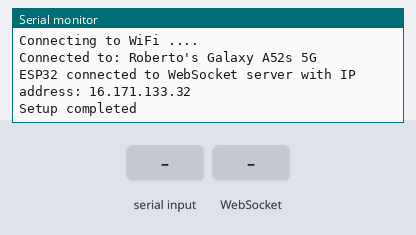
Simulated run of this sketch. Board: ESP32. Parts: the last lines printed to the serial monitor. The inputs (shaded band) are chosen by the test bench. WiFi joins after 1.5 s; servers stay silent unless stated; a WiFi scan finds three made-up networks.

Above: at 5.3 s.
5.4 s: "volUp" received over the second serial link
At 7.2 s:
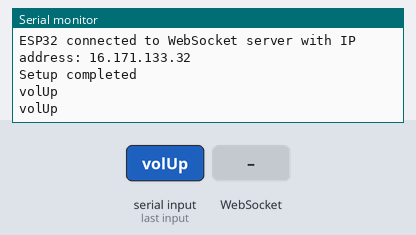
7.9 s: WebSocket text "volUp" received
At 8.3 s:
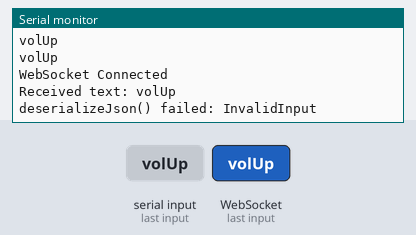
9.4 s: "volDown" received over the second serial link
At 11.4 s:
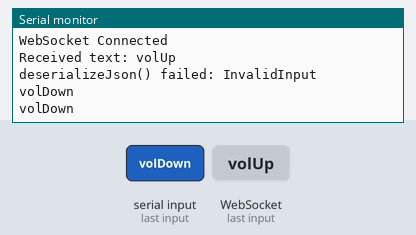
11.9 s: WebSocket text "volDown" received
At 12.5 s:
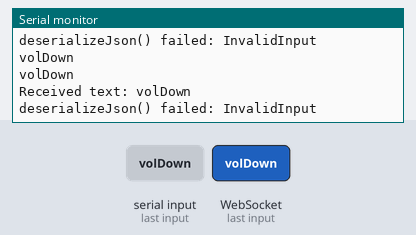
13.4 s: "timePlus" received over the second serial link
At 15.6 s:
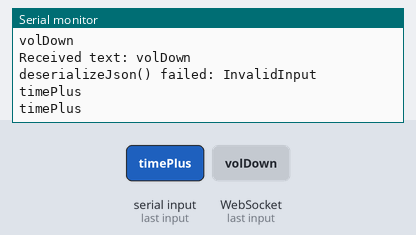
15.9 s: WebSocket text "timePlus" received
At 16.7 s:
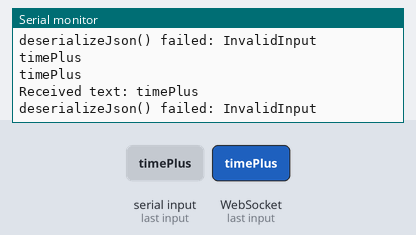

Measured:
- after the input at 5.4 s, the serial monitor: prints a new line after 1.0 s (image 1)
- after the input at 7.9 s, the serial monitor: prints a new line at once (image 2)
- after the input at 9.4 s, the serial monitor: prints a new line after 1.0 s (image 3)
- after the input at 11.9 s, the serial monitor: prints a new line at once (image 4)
- after the input at 13.4 s, the serial monitor: prints a new line after 1.0 s (image 5)
- after the input at 15.9 s, the serial monitor: prints a new line at once (image 6)

The sketch:

ESP32.ino
```cpp
#include "WiFi.h"
#include "HTTPClient.h"
#include "WebSocketsClient.h"
#include <string.h>
#include <ArduinoJson.h>

#define RX 16 // goes to 3.3
#define TX 17 // goes to 3.2
#define INTERNET_ACTIVE 1

const char *ssid = "Roberto's Galaxy A52s 5G"; // insert here
const char *password = "aibohphobia";          // insert here
const int baud_rate = 115200;
const char *ipAddress = "16.171.133.32";

WebSocketsClient webSocket; // Create a WebSocket client object

int timer = 1;
char c;
String duration;
String title;

String request;
char charRequest[100];
char *token;
const char s[2] = ".";

void sendString(String send)
{
    for (int i = 0; i < send.length(); i++)
    {
        c = send.charAt(i);
        Serial2.write(c);
    }
}

void parseVideoInfo(unsigned char* info){
  // Allocate a buffer to hold the JSON document
  StaticJsonDocument<256> doc;

  // Deserialize the JSON document
  DeserializationError error = deserializeJson(doc, info);

  // Check for errors in deserialization
  if (error) {
    Serial.print(F("deserializeJson() failed: "));
    Serial.println(error.f_str());
    return;
  }
 // Extract values
  double duration = doc["duration"].as<double>();  // Extracting as a double
  const char* title = doc["title"];

  // Get the non-decimal part of the duration and save as integer
  int integerDuration = static_cast<int>(duration);

  // Print the values
  Serial.print("Duration (Integer): ");
  Serial.println(integerDuration);
  Serial.print("Title: ");
  Serial.println(title);

  // Concatenate strings using String class
  String durata = String(integerDuration) + "#";
  String titolo = String(title) + "#";
  sendString(durata);
  sendString(titolo);
}

void webSocketEvent(WStype_t type, uint8_t *payload, size_t length)
{
    switch (type)
    {
    case WStype_DISCONNECTED:
        Serial.println("WebSocket Disconnected");
        break;
    case WStype_CONNECTED:
        Serial.println("WebSocket Connected");
        break;
    case WStype_TEXT:
        Serial.printf("Received text: %s\n", payload);
        parseVideoInfo(payload);
        break;
    }
}

void setup()
{
    Serial.begin(baud_rate);
    Serial2.begin(baud_rate, SERIAL_8N1, RX, TX); // define serial channel

    if (INTERNET_ACTIVE)
    {
        WiFi.mode(WIFI_STA);
        WiFi.disconnect();
        delay(100);
        scanWiFi(); // checks WiFi APs available
        initWiFi(); // connect to desired AP
    }

    // Initialize WebSocket client and set event handler
    webSocket.begin(ipAddress, 5000, "/");
    webSocket.onEvent(webSocketEvent);
    webSocket.setReconnectInterval(5000); // Try to reconnect every 5s if disconnected

    Serial.print("ESP32 connected to WebSocket server with IP address: ");
    Serial.println(ipAddress);
    Serial.println("Setup completed");
}

void loop()
{
    webSocket.loop();

    while (Serial2.available())
    {
        int length = Serial2.readBytesUntil('\0', charRequest, 100);
        Serial.println(charRequest);
        token = strtok(charRequest, s);
        while (token != NULL)
        {
            Serial.println(token);
            if (strcmp(token, "") != 0)
            {
                if (strcmp(token, "volUp") == 0)
                {
                    webSocket.sendTXT("volUp");
                }
                else if (strcmp(token, "volDown") == 0)
                {
                    webSocket.sendTXT("volDown");
                }
                else if (strcmp(token, "timePlus") == 0)
                {
                    webSocket.sendTXT("timePlus");
                }
                else if (strcmp(token, "timeMinus") == 0)
                {
                    webSocket.sendTXT("timeMinus");
                }
                else if (strcmp(token, "pause") == 0)
                {
                    webSocket.sendTXT("pause");
                }
                else if (strcmp(token, "play") == 0)
                {
                    webSocket.sendTXT("play");
                }
                else if (strcmp(token, "mute") == 0)
                {
                    webSocket.sendTXT("mute");
                }
                else if (strcmp(token, "unmute") == 0)
                {
                    webSocket.sendTXT("unmute");
                }
                else if (strcmp(token, "prev") == 0)
                {
                    webSocket.sendTXT("prev");
                }
                else if (strcmp(token, "next") == 0)
                {
                    webSocket.sendTXT("next");
                }
                else if (strcmp(token, "lSpee") == 0)
                {
                    webSocket.sendTXT("lSpee");
                }
                else if (strcmp(token, "hSpee") == 0)
                {
                    webSocket.sendTXT("hSpee");
                }
            }
            token = strtok(NULL, s);
        }
    }
}

void scanWiFi()
{
    Serial.println("Scanning...");
    int n = WiFi.scanNetworks();
    if (n == 0)
    {
        Serial.println("No networks found");
    }
    else
    {
        Serial.println("Network found");
        for (int i = 0; i < n; ++i)
        {
            Serial.print(i + 1);
            Serial.print(": ");
            Serial.print(WiFi.SSID(i));
            Serial.println((WiFi.encryptionType(i) == WIFI_AUTH_OPEN) ? " unencrypted" : " encrypted");
            delay(10);
        }
    }
    Serial.println("");
}

void initWiFi()
{
    WiFi.mode(WIFI_STA);
    WiFi.begin(ssid, password);
    Serial.print("Connecting to WiFi ..");
    while (WiFi.status() != WL_CONNECTED)
    {
        Serial.print('.');
        delay(1000);
    }
    Serial.print("\nConnected to: ");
    Serial.println(WiFi.SSID());
}
```
